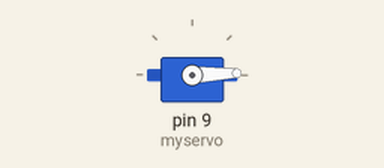
This sketch was run on a simulated Arduino Uno, built with avr-gcc and run on an emulated ATmega328P. Shown: servo.

Above: at 0.05 s.
At 0.95 s:
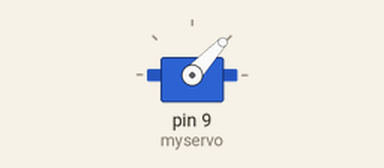
At 1.75 s:
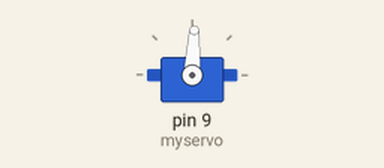
At 3.45 s:
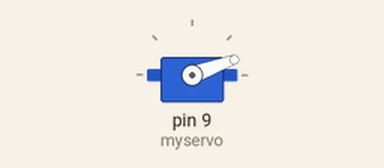
Timing chart, 0 to 8.9 s (numbered marks = the images above):
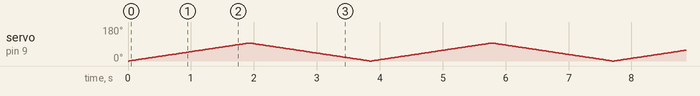

The sketch:

servo.ino
```cpp
#include <Servo.h>

Servo myservo;
int pos = 0;
void setup() {
  myservo.attach(9);
}
void loop() {
  for (pos = 0; pos <= 95; pos += 1) {
    myservo.write(pos);
    delay(20);
  }
  for (pos = 95; pos >= 0; pos -= 1) {
    myservo.write(pos);
    delay(20);
  }
}
```
